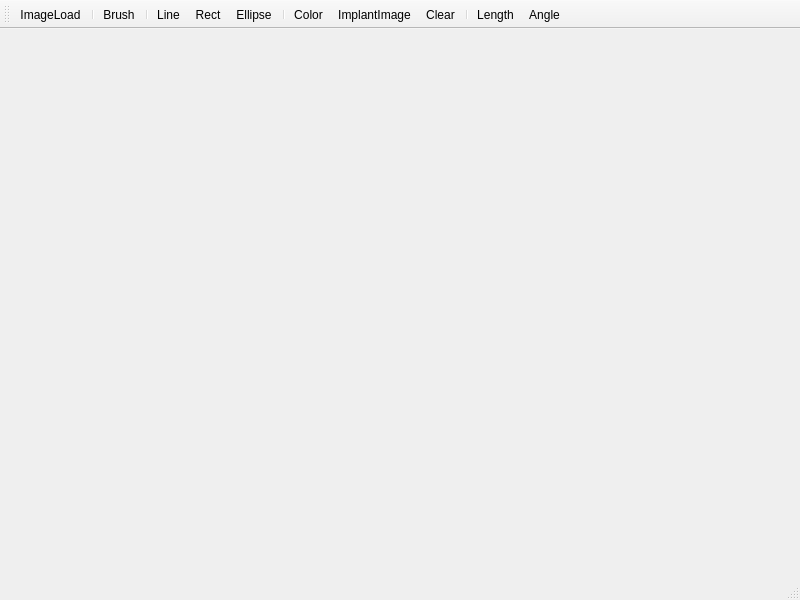
<?xml version="1.0" encoding="UTF-8"?>
<ui version="4.0">
 <class>MainWindow</class>
 <widget class="QMainWindow" name="MainWindow">
  <property name="geometry">
   <rect>
    <x>0</x>
    <y>0</y>
    <width>800</width>
    <height>600</height>
   </rect>
  </property>
  <property name="windowTitle">
   <string>MainWindow</string>
  </property>
  <widget class="QWidget" name="centralwidget">
   <widget class="QWidget" name="verticalLayoutWidget">
    <property name="geometry">
     <rect>
      <x>10</x>
      <y>10</y>
      <width>781</width>
      <height>521</height>
     </rect>
    </property>
    <layout class="QVBoxLayout" name="verticalLayout"/>
   </widget>
  </widget>
  <widget class="QMenuBar" name="menubar">
   <property name="geometry">
    <rect>
     <x>0</x>
     <y>0</y>
     <width>800</width>
     <height>26</height>
    </rect>
   </property>
  </widget>
  <widget class="QStatusBar" name="statusbar"/>
  <widget class="QToolBar" name="toolBar">
   <property name="windowTitle">
    <string>toolBar</string>
   </property>
   <attribute name="toolBarArea">
    <enum>TopToolBarArea</enum>
   </attribute>
   <attribute name="toolBarBreak">
    <bool>false</bool>
   </attribute>
   <addaction name="actionImageLoad"/>
   <addaction name="separator"/>
   <addaction name="actionBrush"/>
   <addaction name="separator"/>
   <addaction name="actionLine"/>
   <addaction name="actionRect"/>
   <addaction name="actionEllipse"/>
   <addaction name="separator"/>
   <addaction name="actionColor"/>
   <addaction name="actionImplantImage"/>
   <addaction name="actionClear"/>
   <addaction name="separator"/>
   <addaction name="actionLength"/>
   <addaction name="actionAngle"/>
  </widget>
  <action name="actionImageLoad">
   <property name="text">
    <string>ImageLoad</string>
   </property>
  </action>
  <action name="actionBrush">
   <property name="text">
    <string>Brush</string>
   </property>
  </action>
  <action name="actionRect">
   <property name="text">
    <string>Rect</string>
   </property>
  </action>
  <action name="actionColor">
   <property name="text">
    <string>Color</string>
   </property>
  </action>
  <action name="actionEllipse">
   <property name="text">
    <string>Ellipse</string>
   </property>
  </action>
  <action name="actionLine">
   <property name="text">
    <string>Line</string>
   </property>
  </action>
  <action name="actionImplantImage">
   <property name="text">
    <string>ImplantImage</string>
   </property>
  </action>
  <action name="actionClear">
   <property name="text">
    <string>Clear</string>
   </property>
  </action>
  <action name="actionLength">
   <property name="checkable">
    <bool>false</bool>
   </property>
   <property name="text">
    <string>Length</string>
   </property>
  </action>
  <action name="actionAngle">
   <property name="text">
    <string>Angle</string>
   </property>
  </action>
 </widget>
 <resources/>
 <connections/>
</ui>
